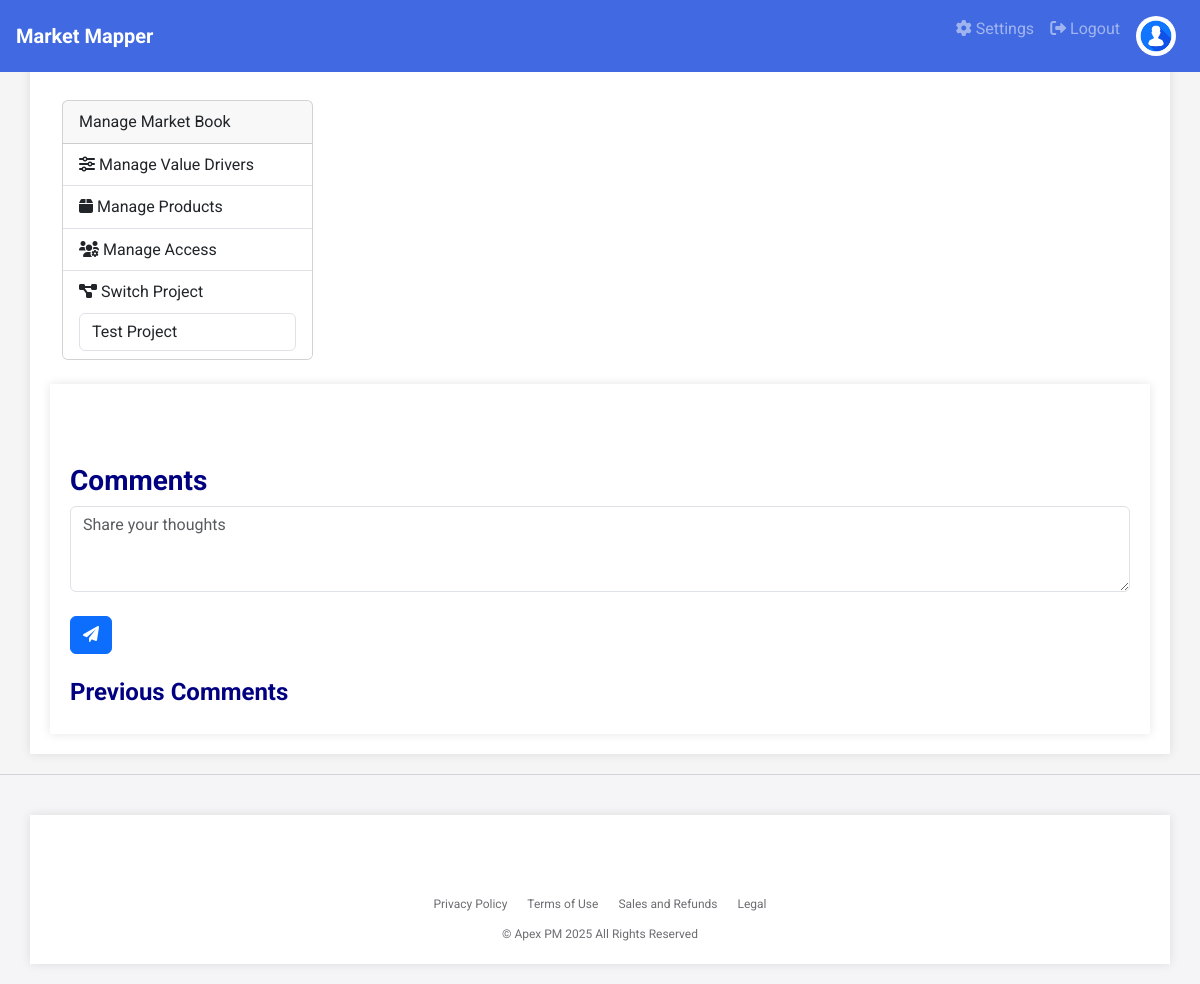
The app's page /manage/6/market_map (signed in), older data.
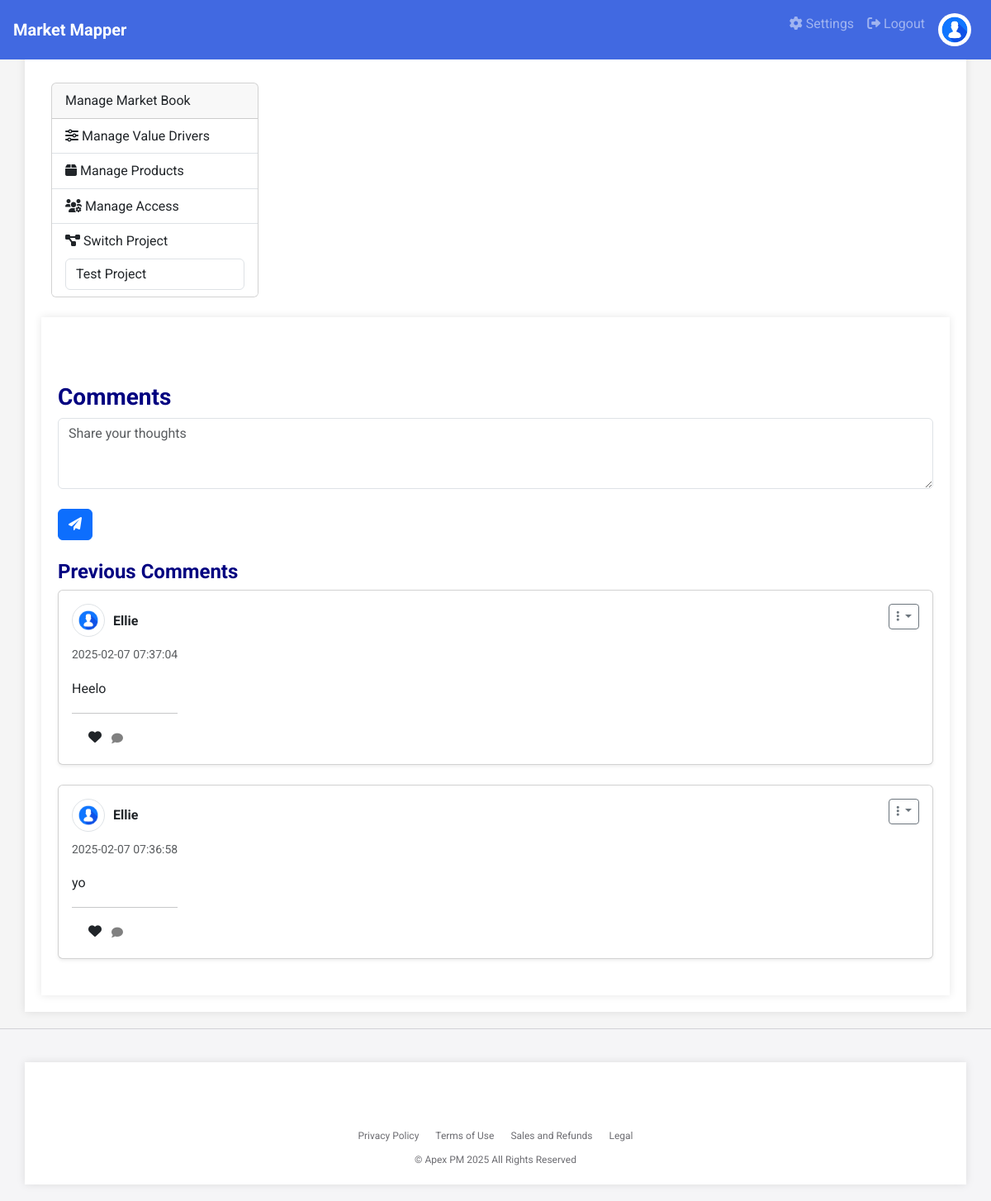
The same page, newer data.
### app.py (models this page shows, shortened)
class Comment(db.Model):
    id = db.Column(db.Integer, primary_key=True)
    note = db.Column(db.Text, nullable=False)
    date = db.Column(db.DateTime, default=datetime.utcnow)
    user_id = db.Column(db.Integer, db.ForeignKey('user.id'), nullable=False)
    project_id = db.Column(db.Integer, db.ForeignKey('project.id'), nullable=False)
    user = db.relationship('User', backref=db.backref('comments', lazy=True))  # Add this line!
    replies = db.relationship('Reply', cascade='all, delete-orphan', backref='comment')
    likes = db.relationship('Like', cascade='all, delete-orphan', backref='comment')

class User(db.Model, UserMixin):
    id = db.Column(db.Integer, primary_key=True)
    username = db.Column(db.String(20), unique=True, nullable=False)
    email = db.Column(db.String(120), unique=True, nullable=False)  # Added email field
    password_hash = db.Column(db.String(128), nullable=False)
    profile_image = db.Column(db.String(255), nullable=True)  # Add profile_image field
    role = db.Column(db.String(50), nullable=False)  # Add role field
    @property
    def profile_image_url(self):
        if self.profile_image:
            return url_for('static', filename='uploads/' + self.profile_image)
        return url_for('static', filename='uploads/default_profile.png')  # Default profile image

### app.py (the view, shortened to what this page needs)
@app.route('/manage/<int:project_id>/market_map', methods=['GET', 'POST'])
@login_required
def market_map(project_id):
    project = Project.query.get_or_404(project_id)
    if project.user_id != current_user.id and current_user not in project.shared_users:
        flash('You are not authorized to manage this project.', 'danger')
        return redirect(url_for('dashboard'))
    products = Product.query.filter_by(project_id=project_id).all()
    value_drivers = ValueDriver.query.filter_by(project_id=project_id).all()
    comments = Comment.query.filter_by(project_id=project_id).order_by(Comment.date.desc()).options(joinedload(Comment.user)).all()
    user_projects = Project.query.filter_by(user_id=current_user.id).all()
    shared_projects = Project.query.join(project_user).filter(
        project_user.c.user_id == current_user.id,
        project_user.c.status == 'accepted'
    ).all()
    projects = user_projects + shared_projects
    products_by_brand = defaultdict(list)
    for product in products:
        products_by_brand[product.brand_name].append(product)
    num_brands = len(products_by_brand)
    brand_colors = generate_colors(num_brands)
    brand_color_map = {brand: brand_colors[i] for i, brand in enumerate(products_by_brand)}
    scatter_data = []
    bar_chart_data = {}
    product_names = [product.product_name for product in products]
    value_driver_names = [vd.value_driver for vd in value_drivers] # Get Value Driver Names
    return render_template('market_map.html', project=project, scatter_data=scatter_data, bar_chart_data=bar_chart_data, value_driver_names=value_driver_names, product_names=product_names, brand_color_map=brand_color_map, comments=comments, value_drivers=value_drivers, projects=projects)

### app.py (called while the page is built)
@login_manager.user_loader
def load_user(user_id):
    return User.query.get(int(user_id))

def generate_colors(num_colors):
    colors = []
    for i in range(num_colors):
        hue = i * (360 / num_colors)
        colors.append(f"hsl({hue}, 70%, 60%)")
    return colors

### templates/market_map.html (shortened to what this page needs)
{% extends 'base.html' %}
{% block content %}
<div class="container-fluid">
    <div class="row">
        <div class="col-md-3">
            <div class="card">
                <div class="card-header">
                    Manage Market Book
                </div>
                <div class="list-group list-group-flush">
                    <a href="{{ url_for('value_drivers', project_id=project.id) }}" class="list-group-item list-group-item-action">
                        <i class="fas fa-sliders-h"></i> Manage Value Drivers
                    </a>
                    <a href="{{ url_for('product_comparison', project_id=project.id) }}" class="list-group-item list-group-item-action">
                        <i class="fas fa-box"></i> Manage Products
                    </a>
                    <a href="{{ url_for('manage_access', project_id=project.id) }}" class="list-group-item list-group-item-action">
                        <i class="fas fa-users-cog"></i> Manage Access
                    </a>
                    <div class="list-group-item">
                        <label for="projectSwitch"><i class="fas fa-project-diagram"></i> Switch Project</label>
                        <select id="projectSwitch" class="form-control" onchange="switchProject()">
                            {% for proj in projects %}
                                <option value="{{ url_for('market_map', project_id=proj.id) }}" {% if proj.id == project.id %}selected{% endif %}>
                                    {{ proj.name }}
                                </option>
                            {% endfor %}
                        </select>
                    </div>
                </div>
            </div>
        </div>
        <div class="col-md-9">
        </div>
    </div>
</div>
<div class="container mt-4">
    <h2>Comments</h2>
    <form method="POST" action="{{ url_for('market_map', project_id=project.id) }}">
        <div class="form-group">
            <textarea class="form-control" id="note" name="note" rows="3" placeholder="Share your thoughts" required></textarea>
        </div>
        <button type="submit" class="btn btn-primary mt-2"><i class="fas fa-paper-plane"></i></button>
    </form>
    <h3 class="mt-4">Previous Comments</h3>
    <div class="row">
        {% for comment in comments %}
        <div class="col-md-12">
            <div class="card mb-4 shadow-sm">
                <div class="card-body">
                    <div class="d-flex justify-content-between">
                        <div>
                            <div class="d-flex align-items-center mb-2">
                                <img src="{{ comment.user.profile_image_url }}" alt="{{ comment.user.username }}'s profile image" class="img-thumbnail" style="width: 40px; height: 40px; border-radius: 50%; margin-right: 10px;">
                                <strong>{{ comment.user.username }}</strong>
                            </div>
                            <p class="card-text"><small class="text-muted">{{ comment.date.strftime('%Y-%m-%d %H:%M:%S') }}</small></p>
                            <p class="card-text">{{ comment.note }}</p>
                            <hr>
                            <form method="POST" action="{{ url_for('like_comment', project_id=project.id, comment_id=comment.id) }}" style="display:inline;">
                                <button type="submit" class="btn btn-sm" style="color: rgb(128, 128, 128); border: none;"></button>
                                    <i class="fas fa-heart"></i>
                            </form>
                            <button class="btn btn-sm" style="color: rgb(128, 128, 128); border: none;" data-toggle="collapse" data-target="#replyForm{{ comment.id }}" aria-expanded="false" aria-controls="replyForm{{ comment.id }}">
                                <i class="fas fa-comment"></i>
                            </button>
                        </div>
                        <div class="dropdown">
                            <button class="btn btn-sm btn-outline-secondary dropdown-toggle" type="button" id="dropdownMenuButton{{ comment.id }}" data-toggle="dropdown" aria-haspopup="true" aria-expanded="false">
                                <i class="fas fa-ellipsis-v"></i>
                            </button>
                        </div>
                    </div>
                </div>
            </div>
        </div>
        {% endfor %}
    </div>
</div>
{% endblock %}

### templates/base.html (shortened to what this page needs)
<!DOCTYPE html>
<html lang="en">
<head>
    <link rel="stylesheet" href="https://stackpath.bootstrapcdn.com/bootstrap/4.5.2/css/bootstrap.min.css">
    <link rel="stylesheet" href="https://cdnjs.cloudflare.com/ajax/libs/font-awesome/6.0.0/css/all.min.css">
    <link href="https://cdn.jsdelivr.net/npm/bootstrap@5.3.2/dist/css/bootstrap.min.css" rel="stylesheet">
</head>
<body>
    <nav class="navbar navbar-expand-lg navbar-dark justify-content-between">
        <a class="navbar-brand" href="/">
            <span>Market Mapper</span>
        </a>
        <div class="collapse navbar-collapse" id="navbarNav">
            <ul class="navbar-nav ml-auto">
                {% if current_user.is_authenticated %}
                    <li class="nav-item">
                        <a class="nav-link" href="{{ url_for('settings') }}" title="Settings">
                            <i class="fas fa-cog"></i> Settings
                        </a>
                    </li>
                    <li class="nav-item">
                        <a class="nav-link" href="{{ url_for('logout') }}" title="Logout">
                            <i class="fas fa-sign-out-alt"></i> Logout
                        </a>
                    </li>
                    <li class="nav-item">
                        <div class="nav-link">
                            <div class="profile-image-container">
                                {% if current_user.profile_image %}
                                    <img src="{{ url_for('static', filename='uploads/' + current_user.profile_image) }}" alt="Profile Image" class="profile-image">
                                {% else %}
                                    <img src="{{ url_for('static', filename='uploads/default_profile.png') }}" alt="Profile Image" class="profile-image">
                                {% endif %}
                            </div>
                        </div>
                    </li>
                {% endif %}
            </ul>
        </div>
    </nav>
    <div class="container">
        {% block content %}{% endblock %}
    </div>
    <footer class="footer">
        <div class="container">
            <ul class="footer-links">
                <li><a href="#">Privacy Policy</a></li>
                <li><a href="{{ url_for('termsofuse') }}">Terms of Use</a></li>
                <li><a href="#">Sales and Refunds</a></li>
                <li><a href="{{ url_for('terms') }}">Legal</a></li>
            </ul>
            <div class="footer-copyright">
                &copy; Apex PM 2025 All Rights Reserved
            </div>
        </div>
    </footer>
</body>
</html>

### templates/base.html (style rules this page uses)
body { font-family: 'Roboto', sans-serif; background-color: #F5F5F5; color: #333333; line-height: 1.6; margin: 0; }
h1, h2, h3 { color: #000080; font-weight: 700; }
h2 { font-size: 28px; }
h3 { font-size: 24px; }
a { color: #4169E1; }
.navbar { background-color: #4169E1; padding: 0.5rem 1rem; position: fixed; width: 100%; top: 0; z-index: 100; }
.navbar-brand { display: flex; align-items: center; }
.navbar-brand span { font-weight: bold; font-size: 1.25rem; }
.container { background-color: #FFFFFF; padding: 20px; margin-top: 20px; box-shadow: 0 0 10px rgba(0,0,0,0.1); padding-top: 80px; }
.footer { background-color: #f5f5f7; color: #6e6e73; padding: 20px 0; font-size: 12px; border-top: 1px solid #d2d2d7; width: 100%; margin-top: 20px; }
.footer-links { list-style: none; padding: 0; margin: 0; display: flex; justify-content: center; }
.footer-links li { margin: 0 10px; }
.footer-links a { color: #6e6e73; text-decoration: none; }
.footer-copyright { margin-top: 10px; text-align: center; }
.profile-image-container { position: relative; display: inline-block; }
.profile-image { width: 40px; height: 40px; border-radius: 50%; }

Row changes from the older to the newer data that the page shows:
added Comment: user.username "Ellie", date "2025-02-07 07:37:04", note "Heelo"
added Comment: user.username "Ellie", date "2025-02-07 07:36:58", note "yo"
